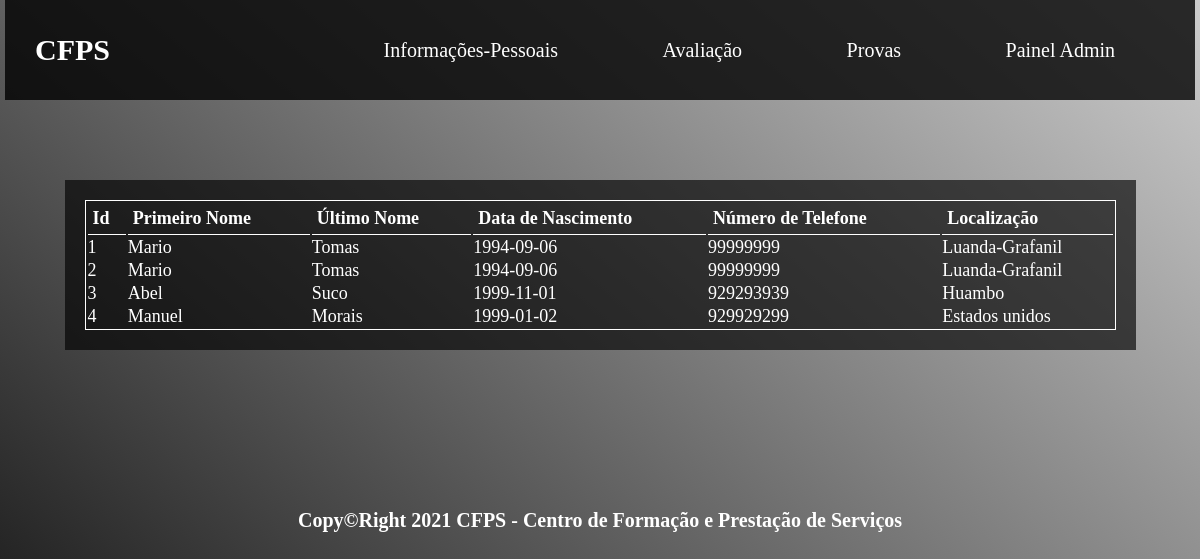
/admin/verDetalhes.php (signed in), run on the app's committed database.
### tables this page shows
CREATE TABLE IF NOT EXISTS `userdetalhes` (
  `uid_d` int NOT NULL AUTO_INCREMENT,
  `primeiro_nome` varchar(255) NOT NULL,
  `ultimo_nome` varchar(255) NOT NULL,
  `data_de_nascimento` date DEFAULT NULL,
  `tel` int NOT NULL,
  `gps` varchar(255) NOT NULL,
  PRIMARY KEY (`uid_d`)
);

### admin/verDetalhes.php (the view, shortened to what this page needs)
<!DOCTYPE html>
<html lang="pt-ao">
<head>
    <link rel="stylesheet" type="text/css" href="../css/home.css">
    <link rel="stylesheet" type="text/css" href="../css/avaliacao.css">
   </head>
<body>
    <div class="content">
        <nav>
            <div class="titulo">
                <h1>CFPS</h1>
            </div>
            <div class="menu">
                <ul>
                    <li><a href="../home.php">Informações-Pessoais</a></li>
                    <li><a href="../avaliacao.php">Avaliação</a></li>
                    <li><a href="../provas.php">Provas</a></li>
                    <li><a href="index.php">Painel Admin</a></li>
                </ul>
            </div>
        </nav>
        <article class="artigo">
        	<div class="session">
                <section>
                    <table border="0" width="100%" style="color: white">
                        <tr>
                            <th>Id</th>
                            <th>Primeiro Nome</th>
                            <th>Último Nome</th>
                            <th>Data de Nascimento</th>
                            <th>Número de Telefone</th>
                            <th>Localização</th>
                        </tr>
                        <?php
                           $con = mysqli_connect('localhost', 'root', '', 'cfps');
                           $sql = "SELECT uid_d,primeiro_nome,ultimo_nome,data_de_nascimento,tel,gps FROM userDetalhes";
                           $response = mysqli_query ($con, $sql);
                           foreach ($response as $key => $value):
                         ?>
                         <tr>
                            <td><?php echo $value['uid_d']; ?></td>
                            <td><?php echo $value['primeiro_nome']; ?></td>
                            <td><?php echo $value['ultimo_nome']; ?></td>
                            <td><?php echo $value['data_de_nascimento']; ?></td>
                            <td><?php echo $value['tel']; ?></td>
                            <td><?php echo $value['gps']; endforeach;?></td>
                         </tr>
                    </table>
                </section>
			</div>
        </article>
        <footer class="footer">
                <p><strong>Copy&copy;Right 2021 CFPS - Centro de Formação e Prestação de Serviços</strong></p>
        </footer>
    </div>
</body>
</html>

### css/home.css (style rules this page uses)
* { margin: 0; padding: 0; }
body { background-image: linear-gradient(40deg, #000, #ccc); height: auto; }
.content { box-sizing: border-box; padding: 0 5px; max-width: 100%; }
nav { background-color: rgba(0,0,0,0.8); width: 100%; height: 100px; color: #fff; }
.titulo, .menu { display: inline-block; }
.titulo { font-size: 30px; line-height: 100px; box-sizing: border-box; padding-left: 30px; }
.menu { float: right; line-height: 100px; box-sizing: border-box; padding-right: 30px; }
ul li { display: inline; list-style-type: none; }
a { text-decoration: none; color: #fff; box-sizing: border-box; padding: 20px 50px; font-size: 20px; }
.artigo { background-color: rgba(0, 0, 0, 0.65); width: 90%; height: 50%; margin: 5rem auto; box-sizing: border-box; padding: 10px; }
p { color: #fff; font-size: 20px; line-height: 180px; text-align: center; }
@media screen and (max-width: 1480px) { body { height: auto; } }
table { border: 1px solid white; }
table tr th { border-bottom: 1px solid white; box-sizing: border-box; padding: 5px; text-align: left; }

### css/avaliacao.css (style rules this page uses)
body { height: 100vw; }
.session { width: 100%; box-sizing: border-box; padding: 10px; }
.artigo { height: auto; }
h1 { font-size: 30px; color: #ffffff; text-align: center; margin-bottom: 100px; }
@media screen and (max-width: 1480px) { body { font-size: 18px; height: 900px; } }
@media screen and (max-width: 1480px) { .artigo { height: 50%; } }
@media screen and (max-width: 1480px) { h1 { font-size: 30px; color: #ffffff; text-align: center; margin-bottom: 15px; } }

### data on the page
userdetalhes: uid_d "1", primeiro_nome "Mario", ultimo_nome "Tomas", data_de_nascimento "1994-09-06", tel "99999999", gps "Luanda-Grafanil"
userdetalhes: uid_d "2", primeiro_nome "Mario", ultimo_nome "Tomas", data_de_nascimento "1994-09-06", tel "99999999", gps "Luanda-Grafanil"
userdetalhes: uid_d "3", primeiro_nome "Abel", ultimo_nome "Suco", data_de_nascimento "1999-11-01", tel "929293939", gps "Huambo"
userdetalhes: uid_d "4", primeiro_nome "Manuel", ultimo_nome "Morais", data_de_nascimento "1999-01-02", tel "929929299", gps "Estados unidos"
